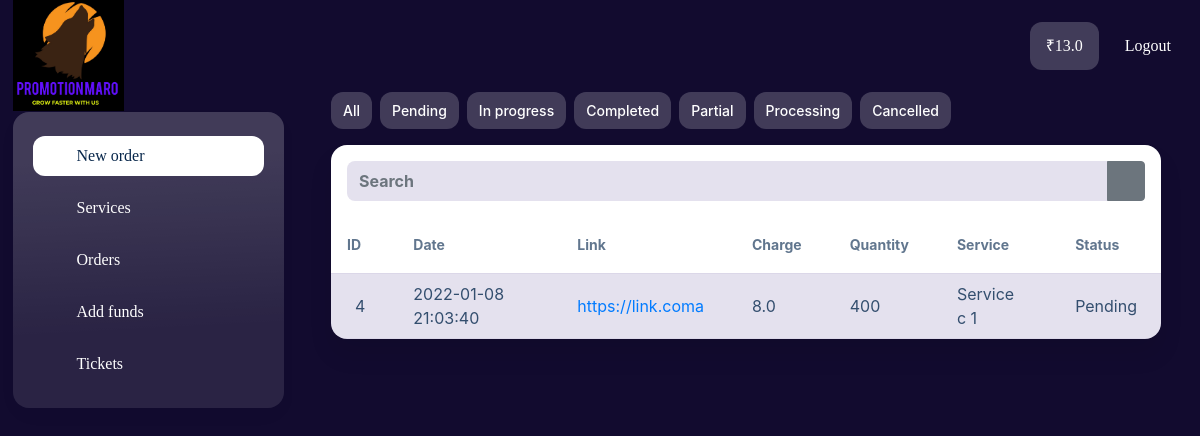
The page /orders (signed in) on the database as committed earlier.
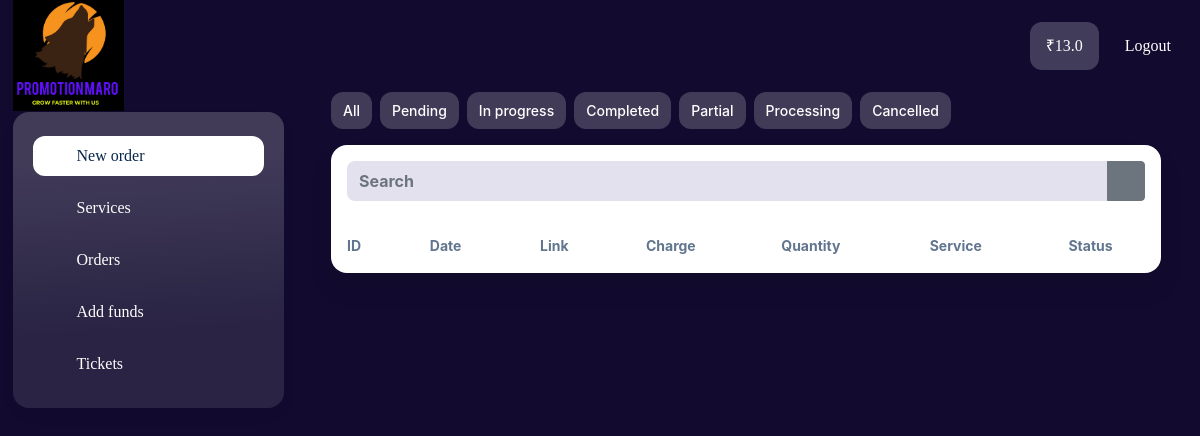
The same page on the database as committed later.
### orders/models.py (models this page shows, shortened)
class OrdersModel(models.Model):
    service = models.ForeignKey(ServicesModel, on_delete=models.Case)
    user = models.ForeignKey(User, on_delete=models.CASCADE)
    status = models.CharField(max_length=20,
                              choices=STATUS_CHOICE,
                              default="Pending")
    link = models.URLField(blank=True, null=True)
    quantity = models.IntegerField(blank=True, null=True)
    charge = models.FloatField(blank=True, null=True)
    last_updated = models.DateTimeField(auto_now=True)
    order_placed = models.DateTimeField(auto_now_add=True)
    third_party_id = models.CharField(max_length=10, blank=True, null=True)
    third_party_name = models.CharField(max_length=20, blank=True, null=True)
    class Meta:
        verbose_name = "Order"

### services/models.py (models this page shows, shortened)
class ServicesModel(models.Model):
    category = models.ForeignKey(CategoryModel, on_delete=models.CASCADE)
    name = models.CharField(max_length=400)
    min_order = models.IntegerField()
    max_order = models.IntegerField()
    rate = models.FloatField(help_text="Per 1000 ")
    average_time_hours = models.IntegerField(blank=True, null=True)
    average_time_minutes = models.IntegerField(blank=True, null=True)
    description = models.TextField(max_length=4000, blank=True, null=True)
    active = models.BooleanField(default=False)
    is_refill = models.BooleanField(default=False)
    blow_id = models.IntegerField(blank=True,null=True)
    blow_active = models.BooleanField(default=False)
    snakers_id = models.IntegerField(blank=True,null=True)
    snakers_active = models.BooleanField(default=False)
    class Meta:
        verbose_name = "Service"

### orders/views.py (the view)
# urls.py: path('', include('orders.urls')),
@login_required
def orders(request, status=None):
    orders = OrdersModel.objects.filter(user=request.user)
    for order in orders:
        if order.status == "Processing" or order.status == "Partial" or order.status == "In progress" or order.status == "Pending":
            if order.third_party_id and order.third_party_name:
                settings = Settings.objects.first()
                if order.third_party_name == "Sneaker":
                    sneaker_api = sneaker_api_url + f"key={settings.sneaker_api}&order={order.third_party_id}&action=status"
                    res = requests.post(sneaker_api).json()
                    order_update = OrdersModel.objects.get(id=order.id)
                    order_update.status = res['status']
                    if res['status'] == 'Inprogress':
                        order_update.status = 'In progress'
                    order_update.save()
                if order.third_party_name == "Blow":
                    print('here')
    orders = OrdersModel.objects.filter(user=request.user)
    if status:
        orders = orders.filter(status=status)
    search = request.GET.get('search', None)
    if search:
        orders = orders.filter(link__contains=search)
    orders = orders.order_by('-last_updated')
    return render(request, "orders.html", {
        "orders": orders,
        "search": search or ""
    })

### dashboard/templatetags/get_account_pay.py (called while the page is built)
@register.simple_tag
def get_account_balance(user):
    return AccountBalance.objects.get(user=user).money

### orders/templates/orders.html (shortened to what the changed rows need)
{% extends 'base.html' %}  {% block content %}
<div class="wrapper wrapper-sidebar-navbar">
    <div class="wrapper-content">
        <div class="wrapper-content__body">
            <div id="block_2">
                <div class="orders-history">
                    <div class="container-fluid">
                        <div class="row px-lg-4">
                            <div class="col">
                                <div class="orders-history__margin-table">
                                    <div class="table-bg component_table">
                                        <div class="table-wr">
                                            <table class="table">
                                                <thead>
                                                    <tr>
                                                        <th>
                                                            <div
                                                                class="orders-history__margin-search"
                                                            >
                                                                <div
                                                                    class="component_form_group component_button_search"
                                                                >
                                                                    <div
                                                                        class=""
                                                                    >
                                                                    </div>
                                                                </div>
                                                            </div>
                                                        </th>
                                                    </tr>
                                                </thead>
                                            </table>
                                            <div
                                                class="table-responsive table-responsive__search"
                                            >
                                                <table class="table">
                                                    <thead>
                                                        <tr>
                                                            <th>ID</th>
                                                            <th>Date</th>
                                                            <th>Link</th>
                                                            <th>Charge</th>
                                                            <th>Quantity</th>
                                                            <th>Service</th>
                                                            <th>Status</th>
                                                        </tr>
                                                    </thead>
                                                    {% for order in orders %}
                                                    <tbody>
                                                        <tr>
                                                            <td data-label="ID">
                                                                {{order.id}}
                                                            </td>
                                                            <td
                                                                data-label="Date"
                                                            >
                                                                <span
                                                                    class="nowrap"
                                                                    >{{order.order_placed|date:"Y-m-d"}}</span
                                                                >
                                                                <span
                                                                    class="nowrap"
                                                                    >{{order.order_placed|date:"H:i:s"}}</span
                                                                >
                                                            </td>
                                                            <td
                                                                data-label="Link"
                                                                class="table-link component_service_link"
                                                            >
                                                                <a
                                                                    href="{{order.link}}"
                                                                    target="_blank"
                                                                    >{{order.link}}</a
                                                                >
                                                            </td>
                                                            <td
                                                                data-label="Charge"
                                                            >
                                                                {{order.charge}}
                                                            </td>
                                                            <td
                                                                data-label="Quantity"
                                                            >
                                                                {{order.quantity}}
                                                            </td>
                                                            <td
                                                                data-label="Service"
                                                                class="table-service"
                                                            >
                                                                {{order.service.name}}
                                                            </td>
                                                            <td
                                                                data-label="Status"
                                                            >
                                                                {{order.status}}
                                                            </td>
                                                        </tr>
                                                    </tbody>
                                                    {% endfor %}
                                                </table>
                                            </div>
                                        </div>
                                    </div>
                                </div>
                            </div>
                        </div>
                    </div>
                </div>
            </div>
        </div>
    </div>
</div>
{% endblock content %}

Rows that differ between the two databases and show on the page:
removed OrdersModel: id "4", order_placed "2022-01-08", order_placed "21:03:40", link "https://link.coma", charge "8.0", quantity "400", service.name "Service c 1", status "Pending"
